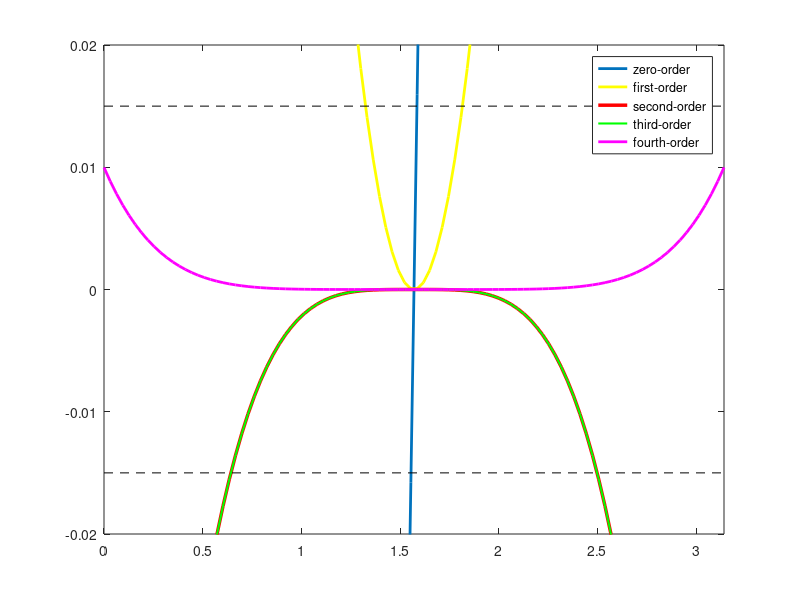

The MATLAB script that drew this image:
x = linspace(0,pi);
y = x-1-0.5*sin(x);

f0 =@(x) x-1-0.5*sin(x);
f1 =@(x) 1-0.5*cos(x);
f2 =@(x) 0.5*sin(x);
f3 =@(x) 0.5*cos(x);
f4 =@(x) -0.5*sin(x);
h  = x-pi/2;

f = f0(pi/2); % zero-order
plot(x,y-f,'linewidth',2)
axis([0 pi -.02 .02]), hold on

f = f + f1(pi/2)*h % first-order
plot(x,y-f,'y','linewidth',2)

f = f + f2(pi/2)*h.^2/factorial(2); % second-order
plot(x,y-f,'r','linewidth',2.5)

f = f + f3(pi/2)*h.^3/factorial(3); % third-order
plot(x,y-f,'g','linewidth',1.5)

f = f + f4(pi/2)*h.^4/factorial(4); % fourth-order
plot(x,y-f,'m','linewidth',2)
plot([0 pi],[-.015 -.015],'k--',[0 pi],[.015 .015],'k--')
legend('zero-order','first-order','second-order','third-order','fourth-order')
